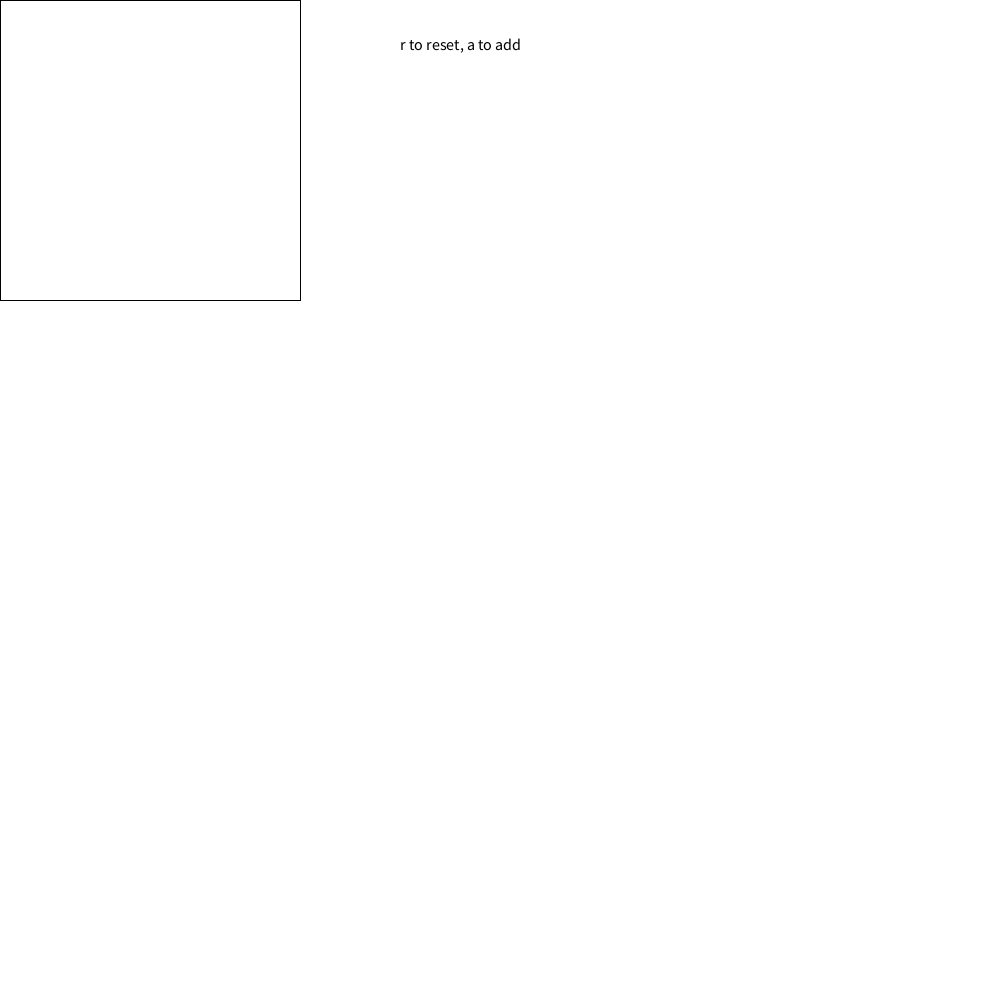
Frame 1 (no input)
Frame 60 (the mouse pressed at the canvas centre just before this capture): identical to frame 1, image omitted
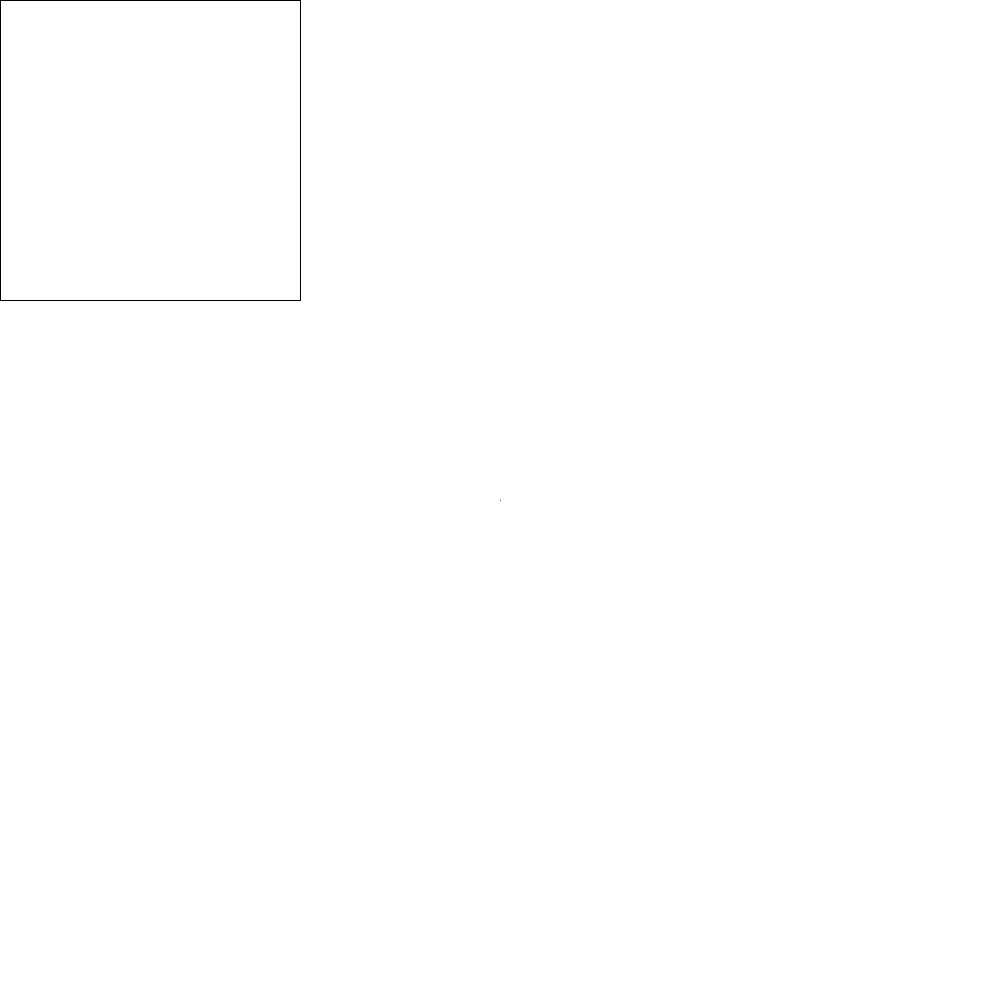
Frame 120 (the mouse held since frame 60 and released just before this capture)

The Processing sketch that drew these frames (run headless with seeded random() and noise(); from frame 60 on, the mouse is pressed at the canvas centre):

// Processing sketch: Physics_Vectors
// ── Physics_Vectors.pde
float x1;
float x2;
float y1;
float y2;
float magnitude;
float thetaDegrees;
float xI = 500;
float yI = 500;
String direction;
Vector vector1;
ArrayList<Vector> vectors = new ArrayList<Vector>();
boolean pressed = false;

void setup() {
  size(1000, 1000);
  background(255);
  fill(0);
  textSize(16);
  text("r to reset, a to add", 400, 50);
  fill(255);
  square(0,0,300);
}

void draw() {
  if (pressed == true) {
    clear();
    background(255);
    square(0,0,300);
    xI = 500;
    yI = 500;
    DrawVectors();
    line(x1, y1, x2, y2);
  }
}

class Vector {
  float magnitude, thetaDegrees, xStart, yStart, xComponent, yComponent;
  String direction;
    Vector (float m, float theta, float x, float y, float xC, float yC, String dir) {
      magnitude = m;
      thetaDegrees = theta;
      xStart = x;
      yStart = y;
      xComponent = xC;
      yComponent = yC;
      direction = dir;
    }
}

void mousePressed() {
  println("              ");
  pressed = true;
  x1 = mouseX;
  y1 = mouseY;
  x2 = x1;
  y2 = y1;
}

void mouseDragged() {
  x2 = mouseX;
  y2 = mouseY;
}

void mouseReleased() {
  if (mouseX <= 300 && mouseY <= 300){
    pressed = false;
    magnitude = sqrt(((x2 - x1)*(x2 - x1)) + ((y2 - y1)*(y2 - y1)));
    thetaDegrees = abs((atan((y2 - y1) / (x2 - x1))) * (180 / PI));
    
    if ((x2 - x1) > 0 && (y2 - y1) > 0) {
      direction = "S of E";
    }
    if ((x2 - x1) < 0 && (y2 - y1) > 0) {
      direction = "S of W";
    }
    if ((x2 - x1) > 0 && (y2 - y1) < 0) {
      direction = "N of E";
    }
    if ((x2 - x1) < 0 && (y2 - y1) < 0) {
      direction = "N of W";
    }
    
  
      float xComponent = 0;
      float yComponent = 0;
      if (direction == "N of E"){
        xComponent = magnitude * cos(thetaDegrees * PI / 180);
        yComponent = -1 * magnitude * sin(thetaDegrees * PI / 180);
      }
      if (direction == "N of W"){
        xComponent = -1 * magnitude * cos(thetaDegrees * PI / 180);
        yComponent = -1 * magnitude * sin(thetaDegrees * PI / 180);
      }
      if (direction == "S of E"){
        xComponent = magnitude * cos(thetaDegrees * PI / 180);
        yComponent = magnitude * sin(thetaDegrees * PI / 180);
      }
      if (direction == "S of W"){
        xComponent = -1 * magnitude * cos(thetaDegrees * PI / 180);
        yComponent = magnitude * sin(thetaDegrees * PI / 180);
      }
    vectors.add(new Vector(magnitude, thetaDegrees, x1, y1, xComponent, yComponent, direction));
    xI = 500;
    yI = 500;
    DrawVectors();
  }
}

void DrawVectors() {

  for (int i = 0; i < vectors.size(); i++) {
    //println(vectors.get(i).magnitude, vectors.get(i).thetaDegrees, vectors.get(i).xStart, vectors.get(i).yStart, vectors.get(i).direction);
    //line(vectors.get(i).xStart, vectors.get(i).yStart, vectors.get(i).xStart + vectors.get(i).xComponent, vectors.get(i).yStart + vectors.get(i).yComponent);
    

    //println(vectors.get(i).xComponent, vectors.get(i).yComponent);
    //println(xI + vectors.get(i).xComponent, yI + vectors.get(i).yComponent);
    line(xI, yI, xI + vectors.get(i).xComponent, yI + vectors.get(i).yComponent);
    xI += vectors.get(i).xComponent;
    yI += vectors.get(i).yComponent;
  }
}

void keyPressed() {
  if (key == 'r') {
    clear();
    background(255);
    square(0,0,300);
    for (int i = vectors.size() - 1; i >= 0; i--) {
      vectors.remove(i);
    }
  }
  if (key == 'a') {
    stroke(255,0,0);
    line(500, 500, xI, yI);
    line(xI, yI - 10, xI, yI + 10);
    stroke(0);
    float resultantMagnitude = sqrt(((xI - 500) * (xI - 500)) + ((yI - 500) * (yI - 500)));
    float resultantAngle = abs(atan((yI - 500) / (xI - 500)) * 180 / PI);
    String resultantDirection = "";
    
    if (xI - 500 > 0 && yI - 500 > 0) {
      resultantDirection = "N of W";
    }
    if (xI - 500 < 0 && yI - 500 < 0) {
      resultantDirection = "S of E";
    }
    if (xI - 500 > 0 && yI - 500 < 0) {
      resultantDirection = "N of E";
    }
    if (xI - 500 < 0 && yI - 500 > 0) {
      resultantDirection = "S of W";
    }
    //println(resultantMagnitude + " units at " + resultantAngle + " degrees [" + resultantDirection  + "]"); 
    fill(0);
    textSize(16);
    text(resultantMagnitude + " units at " + resultantAngle + " degrees [" + resultantDirection  + "]", 100, 700);
    fill(255);
  }
  if (key != 'a' || key != 'r') {
    fill(0);
    textSize(16);
    text("r to reset, a to add", 400, 50);
    fill(255);
  }
}
